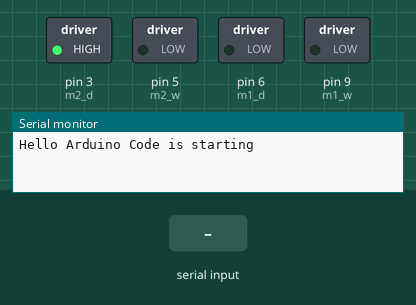
Simulated run of this sketch. Board: Arduino Uno, built with avr-gcc and run on an emulated ATmega328P. Parts: switched loads named in the sketch (green lamp = pin HIGH), the last lines printed to the serial monitor. Inputs (shaded band) come from the test bench.

Above: at 1.2 s.
1.3 s: "90,45\n" received over Serial
At 2.3 s:
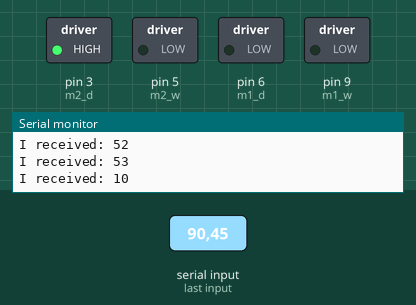
2.8 s: "30,150\n" received over Serial
At 3.4 s:
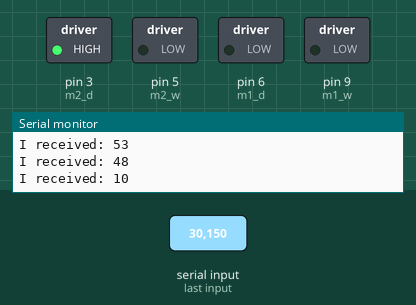
4.3 s: "7\n" received over Serial
At 5.1 s:
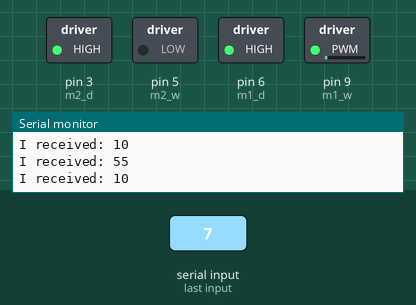
5.8 s: "8\n" received over Serial
At 6.3 s:
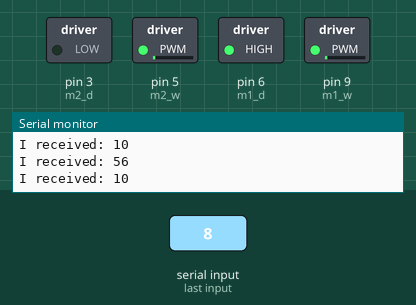
7.3 s: "5\n" received over Serial
At 8.5 s:
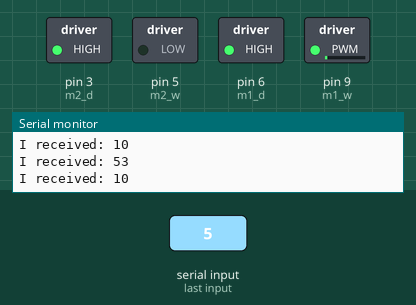
8.8 s: "4\n" received over Serial
At 9.8 s:
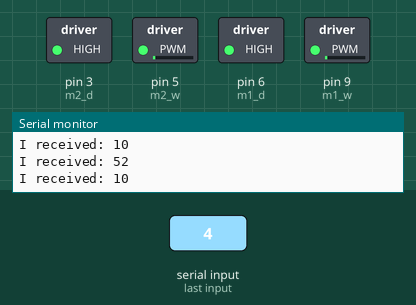
Timing chart, 0 to 11.3 s (numbered marks = the images above; inputs shaded):
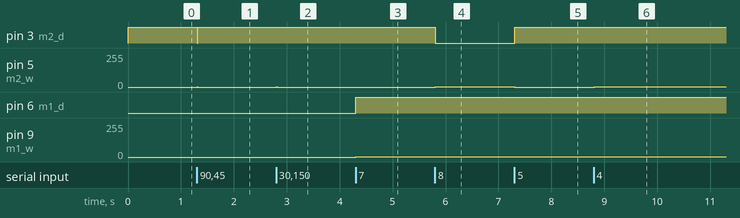

The sketch:

dc_motor_test.ino
```cpp
int m1_d = 6;
int m1_w = 9;
int m2_d = 3;
int m2_w = 5;

int incomingByte =5;
int left_v = 0;
int right_v = 0;

void setup() {
  // pin mode setup
  pinMode(m1_d, OUTPUT);
  pinMode(m1_w, OUTPUT);
  pinMode(m2_d, OUTPUT);
  pinMode(m2_w, OUTPUT);

  // init of the pin outputs
  digitalWrite(m1_d, LOW);
  digitalWrite(m1_w, LOW);
  digitalWrite(m2_d, LOW);
  digitalWrite(m2_w, LOW);

  Serial.begin(57600);           // set up Serial library at 9600 bps
  Serial.println("Hello Arduino Code is starting");  // prints hello with ending line break
}

void RightWheelVel(int v)  // v needs to be between -255 to 255
{
  if (v>0)
  {
    digitalWrite(m2_d, LOW);
    analogWrite(m2_w, v);
  }
  else
  {
    digitalWrite(m2_d, HIGH);
    analogWrite(m2_w, -v);
  }
}

void LeftWheelVel(int v)  // v needs to be between -255 to 255
{
  if (v>0)
  {
    digitalWrite(m1_d, HIGH);
    analogWrite(m1_w, v);
  }
  else
  {
    digitalWrite(m1_d, LOW);
    analogWrite(m1_w, -v);
  }
}

void WheelVel(int right_v, int left_v)
{
  RightWheelVel(right_v);
  LeftWheelVel(left_v);
}

void loop() {
  int i = 0;
  int d = 4;

  int cmd = incomingByte - 48;

  switch (cmd)
  {
    case 7:    // your hand is on the sensor
      right_v++;
      left_v = right_v * 0.3;
      break;
    case 8:    // your hand is on the sensor
      left_v++;
      right_v++;
      break;
    case 9:    // your hand is on the sensor
      left_v++;
      right_v = left_v*0.3;
      break;
    case 4:    // your hand is on the sensor
      left_v--;
      right_v++;
      break;
    case 5:    // your hand is on the sensor
      if(left_v>0) left_v--;
      else if (left_v<0) left_v++;
      else left_v = 0;
      if(right_v>0) right_v--;
      else if (right_v<0) right_v++;
      else right_v = 0;
      break;
    case 6:    // your hand is on the sensor
      left_v++;
      right_v--;
      break;
    case 1:    // your hand is on the sensor
      right_v--;
      left_v = right_v*0.3;
      break;
    case 2:    // your hand is on the sensor
      left_v--;
      right_v--;
      break;
    case 3:    // your hand is on the sensor
      left_v--;
      right_v=left_v*0.3;
      break;
  }
  if(left_v >254) left_v = 254;
  if(right_v > 254) right_v = 254;

  if(left_v < -254) left_v = -254;
  if(right_v < -254) right_v = -254;

  WheelVel(left_v, right_v);
  if (Serial.available() > 0)
  {
    // read the incoming byte:
    incomingByte = Serial.read();

    // say what you got:
    Serial.print("I received: ");
    Serial.println(incomingByte, DEC);
  }

  delay(d);
}
```

Measured:
- after the input at 1.3 s, pin 3 (m2_d): HIGH → LOW at once, → HIGH 0.01 s later; pin 5 (m2_w): 0/255 → 1/255 at once, → 0/255 0.01 s later
- after the input at 2.8 s, pin 5 (m2_w): 0/255 → 1/255 at once, → 0/255 0.01 s later
- after the input at 4.3 s, pin 6 (m1_d): LOW → HIGH at once; pin 9 (m1_w): 0/255 → 1/255 at once
- after the input at 5.8 s, pin 3 (m2_d): HIGH → LOW at once; pin 5 (m2_w): 0/255 → 1/255 at once; pin 9 (m1_w): 1/255 → 2/255 at once
- after the input at 7.3 s, pin 3 (m2_d): LOW → HIGH at once; pin 5 (m2_w): 1/255 → 0/255 at once; pin 9 (m1_w): 2/255 → 1/255 at once
- after the input at 8.8 s, pin 5 (m2_w): 0/255 → 1/255 at once; pin 9 (m1_w): 1/255 → 2/255 at once
